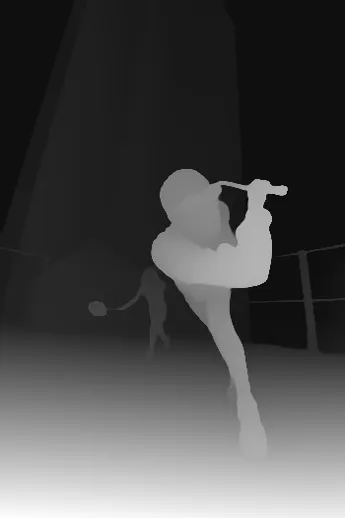
#> input picture depth-mapper/depth_maps/depth_badminton_run1.png, 345 x 518 px; its folder holds 4 pictures in this run; the run also reads 1 picture not shown here
$ python compositing.py depth_maps/depth_badminton_run1.png depth_maps/depth_badminton_run2.png 3
#> lines starting #> are read from the running program, lines starting #| are printed output that depends on the picture; after the words box and inside, x2 and y2 are one past the last pixel; in counts of white or black regions, pixels touching at a corner belong together
### depth-mapper/layer_segmentation.py
"""
layer_segmentation.py

Takes a depth map and original image, produces N depth-ordered RGBA layers.

Depth convention (Depth Anything V2):
    bright pixel (high value) = near = foreground
    dark pixel  (low value)   = far  = background

Layer ordering in returned list:
    index 0            = farthest background  (lowest parallax shift)
    index num_layers-1 = nearest foreground   (highest parallax shift)

Usage (CLI):
    python layer_segmentation.py <image_path> <depth_map_path> [num_layers]

    Saves each RGBA layer as a PNG in ./layers/<stem>/layer_00.png ... layer_N.png
Usage (library):
    from layer_segmentation import segment_layers

    layers = segment_layers(image_bgr, depth_map_gray)
    # layers[0] is the background RGBA array, layers[-1] is the foreground RGBA array
"""

import os
import sys
import numpy as np
import cv2
from sklearn.cluster import KMeans


# ---------------------------------------------------------------------------
# Core segmentation
# ---------------------------------------------------------------------------

def depth_to_label_map(depth_map: np.ndarray, num_layers: int,
                       spatial_weight: float = 0.1) -> np.ndarray:
    """
    Cluster a depth map into N layers using k-means on {depth, x, y} features.

    Adding spatial coordinates penalises splitting contiguous regions that have
    slightly different depth values, reducing thin edge-sliver layers.

    Every pixel is assigned exactly one integer label 0..N-1.
    Label 0 = farthest background, label N-1 = nearest foreground.

    Args:
        depth_map:      (H, W) 2D array.
        num_layers:     Number of clusters.
        spatial_weight: Weight of (x, y) coordinates relative to depth.
                        0.0 = depth only (original behaviour).
                        0.3 = moderate spatial grouping (recommended).

    Returns:
        (H, W) int32 array with values in 0..num_layers-1.
    """
    if depth_map.ndim != 2:
        raise ValueError(f"depth_map must be 2D, got shape {depth_map.shape}")

    h, w = depth_map.shape
    # Normalise depth to [0, 1]
    pixels = depth_map.astype(np.float32).reshape(-1, 1) / 255.0

    if spatial_weight > 0:
        yy, xx = np.mgrid[0:h, 0:w]
        coords = np.stack([
            xx.ravel() / w,
            yy.ravel() / h,
        ], axis=1).astype(np.float32) * spatial_weight
        pixels = np.hstack([pixels, coords])

    kmeans = KMeans(n_clusters=num_layers, random_state=0, n_init="auto")
    labels = kmeans.fit_predict(pixels)

    # Sort clusters by mean depth (not centroid, since centroid is now 3D)
    mean_depths = np.array([
        depth_map.ravel()[labels == i].mean() for i in range(num_layers)
    ])
    sorted_ids = np.argsort(mean_depths)
    rank = np.empty_like(sorted_ids)
    rank[sorted_ids] = np.arange(num_layers)

    return rank[labels].reshape(h, w).astype(np.int32)


def smooth_label_map(label_map: np.ndarray, kernel_size: int = 7) -> np.ndarray:
    """
    Smooth a label map by assigning each pixel to the dominant label in its neighbourhood.

    Works like morphological closing but operates on the full label map, so the result
    is still complete (every pixel has a label) and non-overlapping (each pixel has
    exactly one label).

    Uses a blur-voting scheme: for each label, blur its binary presence map, then
    assign each pixel to whichever label scored highest in its neighbourhood.

    Args:
        label_map:   (H, W) int array with values 0..k-1.
        kernel_size: Neighbourhood size. Larger = fills bigger gaps.

    Returns:
        Smoothed label map, same shape and dtype.
    """
    h, w = label_map.shape
    num_labels = int(label_map.max()) + 1

    votes = np.zeros((h, w, num_labels), dtype=np.float32)
    for label_id in range(num_labels):
        binary = (label_map == label_id).astype(np.float32)
        votes[:, :, label_id] = cv2.blur(binary, (kernel_size, kernel_size))

    return votes.argmax(axis=2).astype(label_map.dtype)


def clean_label_map(
    label_map: np.ndarray,
    smooth_kernel: int = 7,
    min_area_fraction: float = 0.001,
) -> np.ndarray:
    """
    Clean a label map while maintaining complete, non-overlapping coverage.

    Two steps:
        1. Smooth: assign each pixel to the dominant label in its neighbourhood,
           filling minor gaps without creating any overlap.
        2. Reassign small isolated components to their dominant neighbour label,
           so scattered specks don't form their own isolated layer regions.

    Args:
        label_map:         (H, W) int array with values 0..k-1.
        smooth_kernel:     Neighbourhood size for the smoothing step.
        min_area_fraction: Components smaller than this fraction of the image
                           are reassigned to their dominant neighbour.

    Returns:
        Cleaned label map, same shape and dtype, still complete and non-overlapping.
    """
    num_labels = int(label_map.max()) + 1
    h, w = label_map.shape
    min_area = max(1, int(h * w * min_area_fraction))

    result = smooth_label_map(label_map, smooth_kernel)

    for label_id in range(num_labels):
        binary = (result == label_id).astype(np.uint8) * 255
        n_comps, comp_map, stats, _ = cv2.connectedComponentsWithStats(binary, connectivity=8)

        for comp_id in range(1, n_comps):
            if stats[comp_id, cv2.CC_STAT_AREA] < min_area:
                comp_pixels = comp_map == comp_id
                dilated = cv2.dilate(
                    comp_pixels.astype(np.uint8),
                    cv2.getStructuringElement(cv2.MORPH_ELLIPSE, (5, 5)),
                )
                ring = dilated.astype(bool) & ~comp_pixels
                neighbour_labels = result[ring]
                if len(neighbour_labels) > 0:
                    counts = np.bincount(neighbour_labels.astype(np.int32), minlength=num_labels)
                    counts[label_id] = 0
                    result[comp_pixels] = counts.argmax()

    return result


def label_map_to_masks(label_map: np.ndarray, num_labels: int) -> list[np.ndarray]:
    """Convert an integer label map to a list of binary masks (one per label)."""
    return [
        np.where(label_map == i, np.uint8(255), np.uint8(0))
        for i in range(num_labels)
    ]


# [30 lines left out: function estimate_num_layers, not called in this run]


def masks_to_rgba_layers(
    image_bgr: np.ndarray,
    masks: list[np.ndarray],
) -> list[np.ndarray]:
    """
    Extract an RGBA layer for each binary mask with hard edges.

    Pixels inside the mask are fully opaque (255), outside are fully transparent (0).
    """
    if image_bgr.ndim != 3 or image_bgr.shape[2] != 3:
        raise ValueError(f"image_bgr must be (H, W, 3), got {image_bgr.shape}")

    image_rgb = cv2.cvtColor(image_bgr, cv2.COLOR_BGR2RGB)
    layers = []

    for mask in masks:
        rgba = np.zeros((*image_rgb.shape[:2], 4), dtype=np.uint8)
        visible = mask > 0
        rgba[visible, :3] = image_rgb[visible]
        rgba[:, :, 3] = mask
        layers.append(rgba)

    return layers


def segment_layers(
    image_bgr: np.ndarray,
    depth_map: np.ndarray,
    num_layers: int | None = None,
) -> list[np.ndarray]:
    """
    Full pipeline: depth map + image → list of RGBA layers ordered back-to-front.

    Args:
        image_bgr:  BGR uint8 array (H, W, 3).
        depth_map:  Grayscale uint8 or float array (H, W).
                    If float, values are normalised to [0, 255] automatically.
        num_layers: How many depth layers to produce.
                    None (default) = auto-detect from the depth histogram.

    Returns:
        List of N RGBA uint8 arrays (H, W, 4).
        layers[0]   = farthest background (moves least in parallax)
        layers[-1]  = nearest foreground  (moves most  in parallax)
    """
    # Normalise depth to uint8 if needed
    if depth_map.dtype != np.uint8:
        d = depth_map.astype(np.float32)
        d_min, d_max = d.min(), d.max()
        if d_max > d_min:
            d = (d - d_min) / (d_max - d_min) * 255.0
        depth_u8 = d.clip(0, 255).astype(np.uint8)
    else:
        depth_u8 = depth_map

    # Resize depth to match image if necessary
    h, w = image_bgr.shape[:2]
    if depth_u8.shape[:2] != (h, w):
        depth_u8 = cv2.resize(depth_u8, (w, h), interpolation=cv2.INTER_LINEAR)

    if num_layers is None:
        num_layers = estimate_num_layers(depth_u8)
        print(f"  Auto-detected {num_layers} depth layers from histogram.")

    print(f"  Segmenting with k-means (k={num_layers})...")
    label_map = depth_to_label_map(depth_u8, num_layers)

    print("  Smoothing and reassigning small fragments...")
    label_map = clean_label_map(label_map)

    masks = label_map_to_masks(label_map, num_layers)

    kernel = cv2.getStructuringElement(cv2.MORPH_ELLIPSE, (5, 5))
    for i in range(num_layers):
        masks[i] = cv2.morphologyEx(masks[i], cv2.MORPH_CLOSE, kernel)

    for i in range(num_layers - 1):       # every layer with something in front: pull back
        masks[i] = cv2.erode(masks[i], kernel, iterations=1)
    for i in range(1, num_layers):        # every layer with something behind: expand to cover
        masks[i] = cv2.dilate(masks[i], kernel, iterations=1)

    return masks_to_rgba_layers(image_bgr, masks)


# ---------------------------------------------------------------------------
# Debug / visualisation helpers
# ---------------------------------------------------------------------------

# [81 lines left out: functions save_layers, save_depth_coloured, save_depth_histogram, not called in this run]


# [3 lines that do not run on import are left out]

### depth-mapper/compositing.py
"""
compositing.py

Enhanced parallax compositor with mask dilation, inpaint-based pixel fill,
and feathered alpha edges.

Implements:
    T1.3 — Mask dilation: expand each layer mask outward so overlapping buffers
            cover the gaps that appear when layers shift apart.
    T1.4 — Pixel fill: fill the newly dilated region with smooth colour via
            cv2.inpaint (Telea algorithm).
    T1.6 — Premultiplied-alpha compositor with feathered edges: fewer per-pixel
            multiplies than straight-alpha blending, and soft alpha transitions
            eliminate hard seams between layers.

Drop-in replacement for the precompute_layers() and composite() functions
in test_parallax.py.

Usage:
    python compositing.py <image_path> <depth_map_path> [num_layers]
"""

import os
import sys
import cv2
import numpy as np
from layer_segmentation import segment_layers


PARALLAX_STRENGTH = 20
DISPLAY_MAX_WIDTH = 900


# ---------------------------------------------------------------------------
# T1.3 — Mask dilation
# ---------------------------------------------------------------------------

# [99 lines left out: functions dilate_mask, fill_inpaint, feather_alpha, dilate_and_fill, not called in this run]


# ---------------------------------------------------------------------------
# T1.6 — Premultiplied-alpha compositor
# ---------------------------------------------------------------------------

def precompute_layers(layers: list) -> list:
    """
    Convert RGBA uint8 layers to premultiplied-alpha float32.

    Drop-in replacement for test_parallax.precompute_layers().

    Returns:
        List of (premul_rgb (H,W,3) float32, alpha (H,W,1) float32) tuples.
    """
    out = []
    for layer in layers:
        alpha = layer[:, :, 3:4].astype(np.float32) / 255.0
        premul_rgb = layer[:, :, :3].astype(np.float32) * alpha
        out.append((premul_rgb, alpha))
    return out


def composite(float_layers: list, shifts: list, h: int, w: int,
              fill_gaps: bool = False) -> np.ndarray:
    """
    Shift each layer and alpha-blend back-to-front.  Returns BGR uint8.

    Drop-in replacement for test_parallax.composite().

    When fill_gaps=True, tracks total alpha coverage and uses cv2.inpaint
    to fill only the gap pixels (where no layer covers).
    """
    canvas = np.zeros((h, w, 3), dtype=np.float32)
    coverage = np.zeros((h, w, 1), dtype=np.float32)

    for (premul_rgb, alpha), shift in zip(float_layers, shifts):
        if len(shift) == 3:
            dx, dy, scale = shift
        else:
            dx, dy = shift
            scale = 1.0

        if scale != 1.0:
            cx, cy = w / 2, h / 2
            M = np.float32([
                [scale, 0, dx + cx * (1 - scale)],
                [0, scale, dy + cy * (1 - scale)]
            ])
        else:
            M = np.float32([[1, 0, dx], [0, 1, dy]])
        shifted_rgb = cv2.warpAffine(premul_rgb, M, (w, h),
                                     flags=cv2.INTER_LINEAR,
                                     borderMode=cv2.BORDER_CONSTANT,
                                     borderValue=0)
        shifted_alpha = cv2.warpAffine(alpha, M, (w, h),
                                       flags=cv2.INTER_LINEAR,
                                       borderMode=cv2.BORDER_CONSTANT,
                                       borderValue=0)
        if shifted_alpha.ndim == 2:
            shifted_alpha = shifted_alpha[:, :, np.newaxis]

        canvas = canvas * (1.0 - shifted_alpha) + shifted_rgb
        coverage = coverage + shifted_alpha * (1.0 - coverage)

    bgr = canvas.clip(0, 255).astype(np.uint8)[:, :, ::-1].copy()

    if fill_gaps:
        gap_mask = (coverage[:, :, 0] < 0.99).astype(np.uint8) * 255
        if gap_mask.any():
            bgr = cv2.inpaint(bgr, gap_mask, 5, cv2.INPAINT_TELEA)

    return bgr


# ---------------------------------------------------------------------------
# Standalone viewer
# ---------------------------------------------------------------------------

def run_viewer(image_bgr, depth_map, num_layers, title="Parallax"):
    """Run the interactive parallax viewer. Returns when user presses Q."""
    orig_h, orig_w = image_bgr.shape[:2]
    if orig_w > DISPLAY_MAX_WIDTH:
        scale = DISPLAY_MAX_WIDTH / orig_w
        disp_w = DISPLAY_MAX_WIDTH
        disp_h = int(orig_h * scale)
        image_bgr = cv2.resize(image_bgr, (disp_w, disp_h), interpolation=cv2.INTER_AREA)
        depth_map = cv2.resize(depth_map, (disp_w, disp_h), interpolation=cv2.INTER_LINEAR)

    h, w = image_bgr.shape[:2]

    layers = segment_layers(image_bgr, depth_map, num_layers)
    float_layers = precompute_layers(layers)

    fill_gaps = False
    mouse = {"x": w // 2, "y": h // 2}

    def on_mouse(_event, x, y, _flags, _param):
        mouse["x"] = x
        mouse["y"] = y

    cv2.namedWindow(title)
    cv2.setMouseCallback(title, on_mouse)

    while True:
        offset_x = (mouse["x"] - w / 2) / (w / 2)
        offset_y = (mouse["y"] - h / 2) / (h / 2)

        shifts = []
        for i in range(num_layers):
            depth_weight = i / max(num_layers - 1, 1)
            dx = -offset_x * PARALLAX_STRENGTH * depth_weight
            dy = -offset_y * PARALLAX_STRENGTH * depth_weight
            shifts.append((dx, dy))

        frame = composite(float_layers, shifts, h, w, fill_gaps=fill_gaps)

        label = "GAP-FILL ON" if fill_gaps else "GAP-FILL OFF"
        cv2.putText(frame, label, (10, 30), cv2.FONT_HERSHEY_SIMPLEX,
                    0.8, (0, 255, 0), 2)
        cv2.putText(frame, title, (10, 60), cv2.FONT_HERSHEY_SIMPLEX,
                    0.8, (255, 255, 0), 2)
        cv2.imshow(title, frame)

        key = cv2.waitKey(1) & 0xFF
        if key == ord("q"):
            break
        elif key == ord("d"):
            fill_gaps = not fill_gaps
            print(f"Gap-fill: {'ON' if fill_gaps else 'OFF'}")

    cv2.destroyAllWindows()


# [11 lines left out: function find_all_cases, not called in this run]


def main():
    import os as _os

    # --- Mode 1: --all flag → cycle through all cases ---
    if "--all" in sys.argv:
        num_layers = 5
        for arg in sys.argv[1:]:
            if arg.isdigit():
                num_layers = int(arg)

        cases = find_all_cases()
        if not cases:
            print("No image+depth pairs found."); sys.exit(1)

        total = len(cases)
        for idx, (stem, img_path, depth_path) in enumerate(cases):
            print(f"\n[{idx+1}/{total}] {stem}")
            image_bgr = cv2.imread(img_path)
            depth_map = cv2.imread(depth_path, cv2.IMREAD_GRAYSCALE)
            if image_bgr is None or depth_map is None:
                print(f"  Skipping (could not load)"); continue
            print(f"  Press Q to go to next image. Press D to toggle gap-fill.")
            run_viewer(image_bgr, depth_map, num_layers, title=f"Parallax — {stem} [{idx+1}/{total}]")

        print("\nAll done!")
        return

    # --- Mode 2: single image (original behaviour) ---
    if len(sys.argv) < 3:
        print("Usage: python compositing.py <image_path> <depth_map_path> [num_layers]")
        print("       python compositing.py --all [num_layers]")
        sys.exit(1)

    image_path = sys.argv[1]
    depth_path = sys.argv[2]
    num_layers = int(sys.argv[3]) if len(sys.argv) >= 4 else 5

    print("Loading image and depth map...")
    image_bgr = cv2.imread(image_path)
#> image_bgr is the input picture: shape (518, 345, 3); mean B, G, R 75.5, 75.5, 75.5
    depth_map = cv2.imread(depth_path, cv2.IMREAD_GRAYSCALE)
#> depth_map: shape (518, 345); min 0, max 253, mean 75.5

    if image_bgr is None:
        print(f"Error: could not read image: {image_path}"); sys.exit(1)
    if depth_map is None:
        print(f"Error: could not read depth map: {depth_path}"); sys.exit(1)

    run_viewer(image_bgr, depth_map, num_layers)
#> in depth_to_label_map, `mean_depths = np.array([ depth_map.ravel()[labels == i].mean() for i i..`: mean_depths = [27.57, 197.9, 121.8]
#> in depth_to_label_map, `sorted_ids = np.argsort(mean_depths)`: sorted_ids = [0, 2, 1]
#> in depth_to_label_map, `return rank[labels].reshape(h, w).astype(np.int32)`:
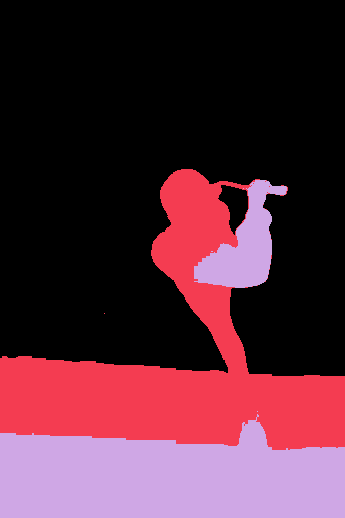
#> returned value: shape (518, 345) int32; 3 distinct labels, from 0 to 2; one colour per label, 0 black
#> in clean_label_map, `num_labels = int(label_map.max()) + 1`: num_labels = 3
#> the loop in smooth_label_map, `for label_id in range(num_labels):` made 3 passes
#> pass 1, in smooth_label_map, `binary = (label_map == label_id).astype(np.float32)`:
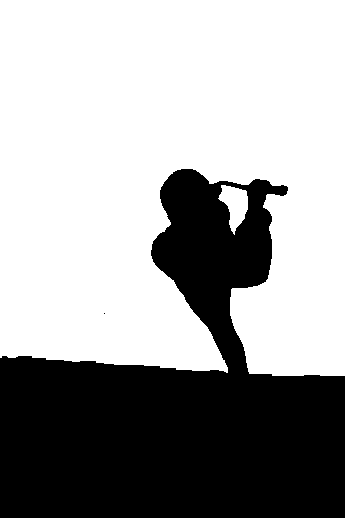
#> binary: shape (518, 345) float32; values 0 (black) and 1 (white), 63.3% white; 2 black regions (1 under 20 px), largest, box (x1, y1, x2, y2) and area: (0, 169, 345, 518) 65587
#> after the loop in smooth_label_map, `for label_id in range(num_labels):`:
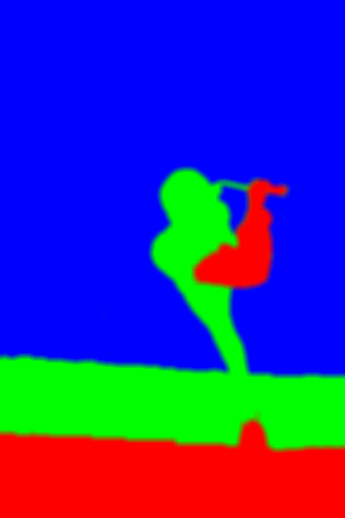
#> votes: shape (518, 345, 3) float32; mean of channels 0, 1, 2 0.633, 0.191, 0.176; drawn as B, G, R
#> in smooth_label_map, `return votes.argmax(axis=2).astype(label_map.dtype)`: returned value: shape (518, 345) int32; 3 distinct labels, from 0 to 2
#> the loop in clean_label_map, `for label_id in range(num_labels):` made 3 passes
#> n_comps on passes 1, 3: 3, 3
#> (n_comps, stats) on pass 2: (2, [[0, 0, 345, 518, 144604], [0, 169, 345, 281, 34106]])
#> pass 1, in clean_label_map, `n_comps, comp_map, stats, _ = cv2.connectedComponentsWithStats(binary,..`:
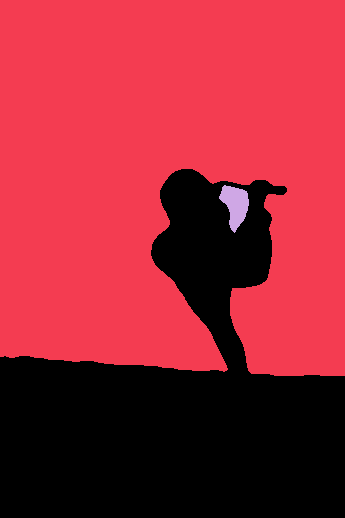
#> comp_map: shape (518, 345) int32; 3 distinct labels, from 0 to 2; one colour per label, 0 black
#> after the loop in clean_label_map, `for label_id in range(num_labels):`:
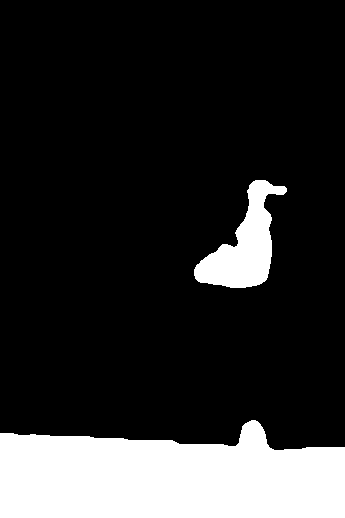
#> binary: shape (518, 345); 17.6% white; 2 white regions, box (x1, y1, x2, y2) and area: (0, 420, 345, 518) 26959, (194, 180, 287, 288) 4477
#> in segment_layers, `masks = label_map_to_masks(label_map, num_layers)`: masks = 3 items
#> in segment_layers, `kernel = cv2.getStructuringElement(cv2.MORPH_ELLIPSE, (5, 5))`: kernel = [[0, 0, 1, 0, 0], [1, 1, 1, 1, 1], [1, 1, 1, 1, 1], [1, 1, 1, 1, 1], [0, 0, 1, 0, 0]]
#> the loop in masks_to_rgba_layers, `for mask in masks:` made 3 passes
#> after the loop in masks_to_rgba_layers, `for mask in masks:`:
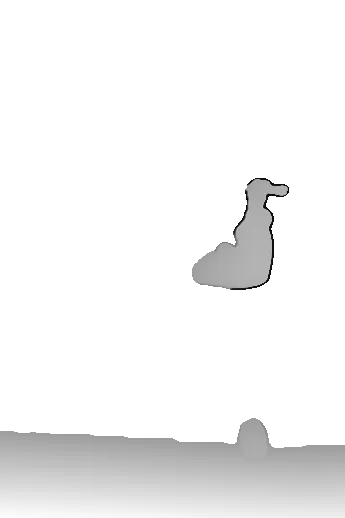
#> rgba: shape (518, 345, 4); mean R, G, B, A 35.8, 35.8, 35.8, 47; transparent parts drawn white
#> after the loop in masks_to_rgba_layers, `for mask in masks:`: layers = 3 items
#> the loop in precompute_layers, `for layer in layers:` made 3 passes
#> the loop in composite, `for (premul_rgb, alpha), shift in zip(float_layers, shifts):` made 3 passes
#> (dx, M) on passes 1 to 3: (0, [[1, 0, 0], [0, 1, 0]]), (0.029, [[1, 0, 0.029], [0, 1, 0]]), (0.058, [[1, 0, 0.058], [0, 1, 0]])
#> in run_viewer, `cv2.putText(frame, title, (10, 60), cv2.FONT_HERSHEY_SIMPLEX, 0.8, (25..`:
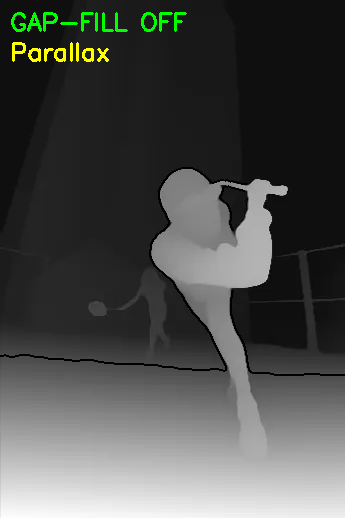
#> frame: shape (518, 345, 3); mean of channels 0, 1, 2 75.8, 77.4, 74.8; drawn as R, G, B
#> (key q is pressed here)
    print("Done.")


if __name__ == "__main__":
    main()
